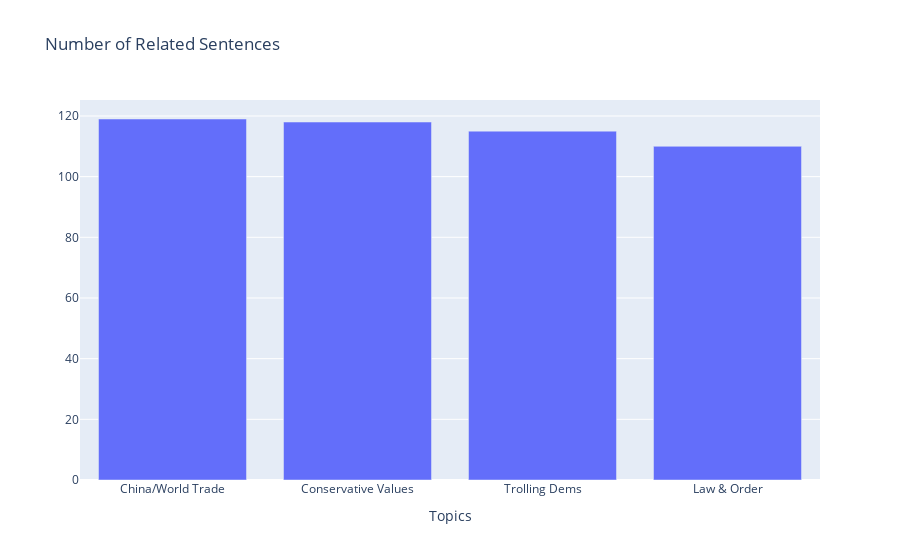

Notebook source saved alongside this figure:
### Markdown cell above
## Arizona

### Code cell
# Arizona

plot_topics(doc_topic_nmf_az, processed_az, 4)

### Figure 1 — Plotly figure (JSON) as saved in the notebook; plotly's stock layout.template omitted (floating-point values rounded to 4 significant figures)
{"data": [{"alignmentgroup": "True", "hovertemplate": "Topics=%{x}<br>=%{y}<extra></extra>", "legendgroup": "", "marker": {"color": "#636efa"}, "name": "", "offsetgroup": "", "orientation": "v", "showlegend": false, "textposition": "auto", "type": "bar", "x": ["China/World Trade", "Conservative Values", "Trolling Dems", "Law & Order"], "xaxis": "x", "y": [119, 118, 115, 110], "yaxis": "y"}], "layout": {"barmode": "relative", "legend": {"tracegroupgap": 0}, "title": {"text": "Number of Related Sentences"}, "xaxis": {"anchor": "y", "domain": [0, 1], "title": {"text": "Topics"}}, "yaxis": {"anchor": "x", "domain": [0, 1], "title": {"text": ""}}}}
